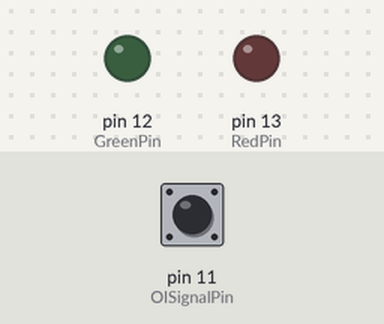
The program below on a simulated Raspberry Pi (header pin numbers). Parts: output pins drawn as LEDs (lit = HIGH). Inputs (shaded band) come from the test bench; at power-on: pin 11 (OISignalPin) HIGH.

Above: at 1.2 s.
1.3 s: pin 11 (OISignalPin) pulled LOW for 0.15 s
At 1.6 s:
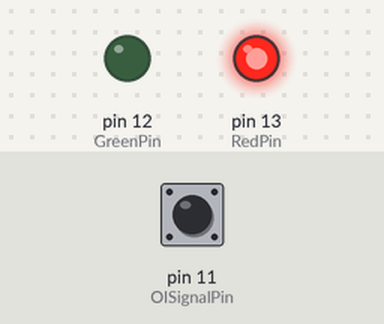
2.9 s: pin 11 (OISignalPin) pulled LOW for 1 s
At 4.8 s:
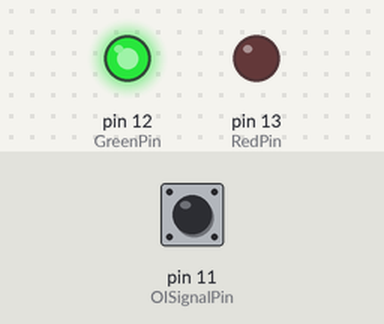
5.4 s: pin 11 (OISignalPin) pulled LOW for 3.2 s
At 5.9 s:
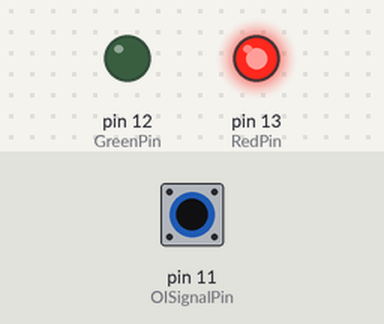
Timing chart, 0 to 10.1 s (numbered marks = the images above; inputs shaded):
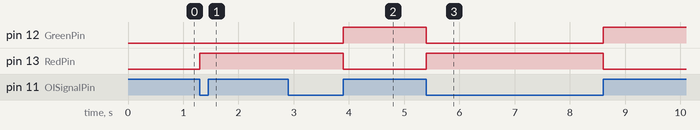

Measured:
- after the input at 1.3 s, pin 13 (RedPin): LOW → HIGH at once
- after the input at 2.9 s, pin 12 (GreenPin): LOW → HIGH after 1.0 s; pin 13 (RedPin): HIGH → LOW after 1.0 s
- after the input at 5.4 s, pin 12 (GreenPin): HIGH → LOW at once, → HIGH 3.2 s later; pin 13 (RedPin): LOW → HIGH at once, → LOW 3.2 s later

The program:

opto_interrupter_script.py
```python
# coed by M. Javad Zallaghi
# email: MohammadJavadZallaghi@Gmail.com

import RPi.GPIO as GPIO

OISignalPin = 11 # opto interrupter signal
GreenPin = 12 # green led pin number
RedPin = 13 # Red led pin number

# define setup function :)

def setup():
    GPIO.setmode(GPIO.BOARD) # Numbers GPIO pins by physical location
    GPIO.setup(GreenPin, GPIO.OUT) # Set Green led pin mode to output
    GPIO.setup(RedPin, GPIO.OUT)   # """ Red   """ """ """" "" """"""
    GPIO.setup(OISignalPin, GPIO.IN, pull_up_down = GPIO.PUD_UP)
    GPIO.add_event_detect(OISignalPin, GPIO.BOTH, callback = detect, bouncetime = 200)


# define led function for turning on or off both led

def led(x):
    if x == 0:
        GPIO.output(RedPin, 1)
        GPIO.output(GreenPin, 0)
    if x == 1:
        GPIO.output(RedPin, 0)
        GPIO.output(GreenPin, 1)

# function that is attached to interrupt pin

def detect(chn):
    led(GPIO.input(OISignalPin))


def loop():
    while True:
        pass

def destroy():
    GPIO.output(GreenPin, GPIO.HIGH)
    GPIO.output(RedPin, GPIO.HIGH)
    GPIO.cleanup()

if __name__ == '__main__' :
    setup()
    try:
        loop()
    except KeyboardInterrupt:
        destroy()
```
